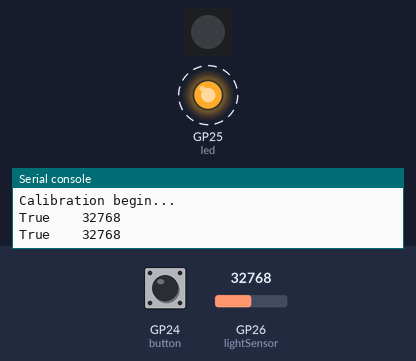
Recording of a program running on a simulated Raspberry Pi Pico running CircuitPython. Parts: 1 RGB LEDs in strip order, left to right, output pins drawn as LEDs (lit = HIGH), the last lines printed to the serial console. Dashed ring = blinking. The test bench sets the inputs (shaded band); at power-on: GP24 (button) HIGH, GP26 (lightSensor) = 32768 (analog values on the 0–65535 scale). Dim RGB values are drawn brighter than linear; USB keyboard and mouse output is not drawn.

Above: at 3.47 s.
3.7 s: GP24 (button) pulled LOW for 0.15 s
6.8 s: GP24 (button) pulled LOW for 3.2 s
At 10.2 s:
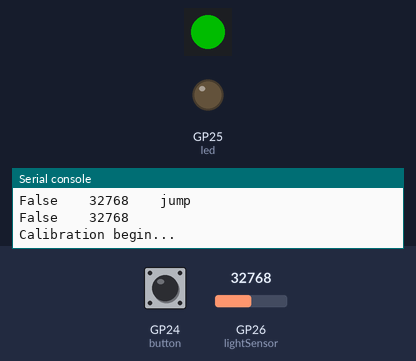
13.0 s: GP24 (button) pulled LOW for 1 s
At 13.7 s:
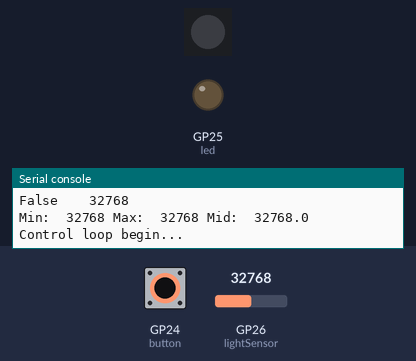
15.5 s: GP26 (lightSensor) set to 33696
At 16.8 s:
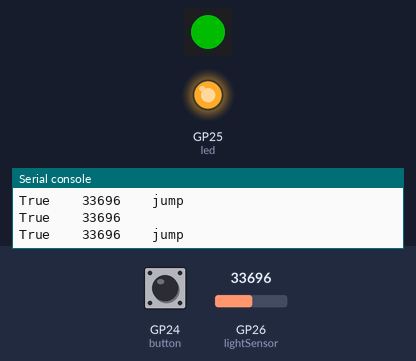
Timing chart, 0 to 18.0 s (numbered marks = the images above; inputs shaded):
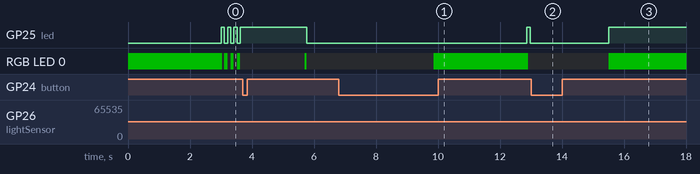

The program:

code.py
```python
# Install dependencies:
# circup install adafruit_hid neopixel

# Dino game link:
# https://chrome-dino-game.github.io/

import time
import board
import digitalio
import usb_hid
import analogio
import neopixel
from adafruit_hid.keyboard import Keyboard
from adafruit_hid.keycode import Keycode

# Built-in led on pin 25
led = digitalio.DigitalInOut(board.GP25)
led.direction = digitalio.Direction.OUTPUT

# NeoPixe on pin 23
pixel = neopixel.NeoPixel(board.GP23, 1, brightness=0.3, auto_write=True)

# Built-in button on pin 24
button = digitalio.DigitalInOut(board.GP24)
button.direction = digitalio.Direction.INPUT
button.pull = digitalio.Pull.UP

# light sensor on pin 26 (A0)
lightSensor = analogio.AnalogIn(board.A0)

keyboard = Keyboard(usb_hid.devices)

lightSensorMin = 65535
lightSensorMax = 0
lightSensorMid = (lightSensorMin + lightSensorMax) / 2

# Timeouts
lastPrintTime = time.monotonic()
lastJumpTime = time.monotonic()
lastLedUpdateTime = time.monotonic()
calibrationStartTime = time.monotonic()

# Main loop state flags
isCalibrated = False
isStarted = False
isFirstRun = True

# Main loop
while True:
    # light sensor reading
    lightSensorValueRaw = lightSensor.value
    lightSensorValue = False
    if lightSensorValueRaw > lightSensorMid:
        lightSensorValue = True

    if not isStarted:
        # Start calibration by button or at first run
        if not button.value or isFirstRun:
            isFirstRun = False
            isCalibrated = False
            isStarted = True
            lightSensorMin = 65535
            lightSensorMax = 0
            calibrationStartTime = time.monotonic()
            print('Calibration begin...')
            pixel[0] = (0, 255, 0)
            time.sleep(3)
        continue

    if not isCalibrated:
        # calibration
        if lightSensorValueRaw < lightSensorMin:
           lightSensorMin = lightSensorValueRaw
        if lightSensorValueRaw > lightSensorMax:
           lightSensorMax = lightSensorValueRaw

        # calibration finish condition
        if (not button.value or time.monotonic() - calibrationStartTime > 10):
            isCalibrated = True
            lightSensorMid = (lightSensorMin + lightSensorMax) / 2
            print('Min: ', lightSensorMin, 'Max: ', lightSensorMax, 'Mid: ', lightSensorMid)
            print('Control loop begin...')
            pixel[0] = (0, 0, 0)
            time.sleep(2)
            # break

        # update led
        if time.monotonic() - lastLedUpdateTime > 0.1:
            led.value = not led.value
            pixel[0] = (0, 255, 0) if pixel[0] == (0, 0, 0) else (0, 0, 0)
            lastLedUpdateTime = time.monotonic()

    if isCalibrated:
        # exit main loop condition
        if not button.value and isCalibrated:
            isStarted = False
            print('Stop... Press key to restart')
            pixel[0] = (0, 0, 0)
            time.sleep(3)
            # break

        # update led
        led.value = lightSensorValue
        pixel[0] = (0, 255, 0) if lightSensorValue else (0, 0, 0)

        # jump by condition
        if (lightSensorValue or time.monotonic() - lastJumpTime > 3):
            time.sleep(0.05)
            print(lightSensorValue, '\t', lightSensorValueRaw, '\t jump')
            keyboard.send(Keycode.SPACE)
            lastJumpTime = time.monotonic()
            # time.sleep(0.01)

    # print light sensor data
    if time.monotonic() - lastPrintTime > 0.3:
        print(lightSensorValue, '\t', lightSensorValueRaw)
        lastPrintTime = time.monotonic()

    #keyboard.send(Keycode.ENTER)
    # time.sleep(0.2)
```

Measured:
- the behaviour switches between 32768 and 32784 on GP26 (lightSensor) (found by bisection; images 2 and 3)
- after the input at 6.8 s, GP25 (led): LOW → HIGH after 6.1 s, → LOW 0.11 s later; RGB LED 0: off → RGB(0, 76, 0) after 3.1 s, → off 3.0 s later
- after the input at 13.0 s, GP25 (led): stops changing and stays LOW
- after the input at 15.5 s, GP25 (led): LOW → HIGH at once; RGB LED 0: off → RGB(0, 76, 0) at once
